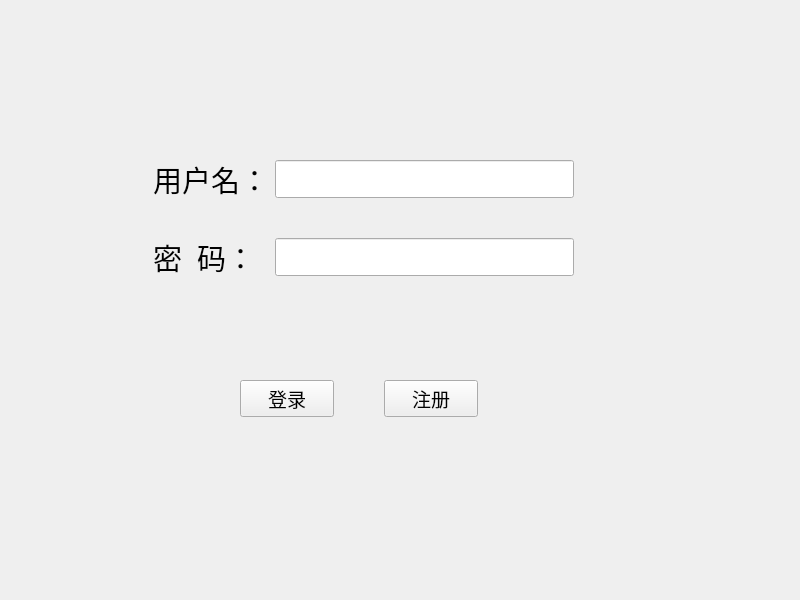
<?xml version="1.0" encoding="UTF-8"?>
<ui version="4.0">
 <class>Client</class>
 <widget class="QWidget" name="Client">
  <property name="geometry">
   <rect>
    <x>0</x>
    <y>0</y>
    <width>800</width>
    <height>600</height>
   </rect>
  </property>
  <property name="windowTitle">
   <string>Client</string>
  </property>
  <widget class="QWidget" name="layoutWidget">
   <property name="geometry">
    <rect>
     <x>153</x>
     <y>143</y>
     <width>421</width>
     <height>151</height>
    </rect>
   </property>
   <layout class="QGridLayout" name="gridLayout">
    <property name="verticalSpacing">
     <number>20</number>
    </property>
    <item row="1" column="1">
     <widget class="QLineEdit" name="pwd_LE">
      <property name="font">
       <font>
        <family>宋体</family>
        <pointsize>16</pointsize>
       </font>
      </property>
      <property name="text">
       <string/>
      </property>
      <property name="echoMode">
       <enum>QLineEdit::Password</enum>
      </property>
     </widget>
    </item>
    <item row="0" column="0">
     <widget class="QLabel" name="label">
      <property name="font">
       <font>
        <family>宋体</family>
        <pointsize>22</pointsize>
       </font>
      </property>
      <property name="text">
       <string>用户名：</string>
      </property>
     </widget>
    </item>
    <item row="1" column="0">
     <widget class="QLabel" name="label_2">
      <property name="font">
       <font>
        <family>宋体</family>
        <pointsize>22</pointsize>
       </font>
      </property>
      <property name="text">
       <string>密  码：</string>
      </property>
     </widget>
    </item>
    <item row="0" column="1">
     <widget class="QLineEdit" name="userName_LE">
      <property name="font">
       <font>
        <family>宋体</family>
        <pointsize>16</pointsize>
       </font>
      </property>
      <property name="text">
       <string/>
      </property>
     </widget>
    </item>
   </layout>
  </widget>
  <widget class="QWidget" name="layoutWidget">
   <property name="geometry">
    <rect>
     <x>240</x>
     <y>380</y>
     <width>238</width>
     <height>37</height>
    </rect>
   </property>
   <layout class="QHBoxLayout" name="horizontalLayout">
    <property name="spacing">
     <number>50</number>
    </property>
    <item>
     <widget class="QPushButton" name="login_PB">
      <property name="font">
       <font>
        <family>AcadEref</family>
        <pointsize>14</pointsize>
       </font>
      </property>
      <property name="text">
       <string>登录</string>
      </property>
     </widget>
    </item>
    <item>
     <widget class="QPushButton" name="regist_PB">
      <property name="font">
       <font>
        <family>AcadEref</family>
        <pointsize>14</pointsize>
       </font>
      </property>
      <property name="text">
       <string>注册</string>
      </property>
     </widget>
    </item>
   </layout>
  </widget>
 </widget>
 <resources/>
 <connections/>
</ui>
